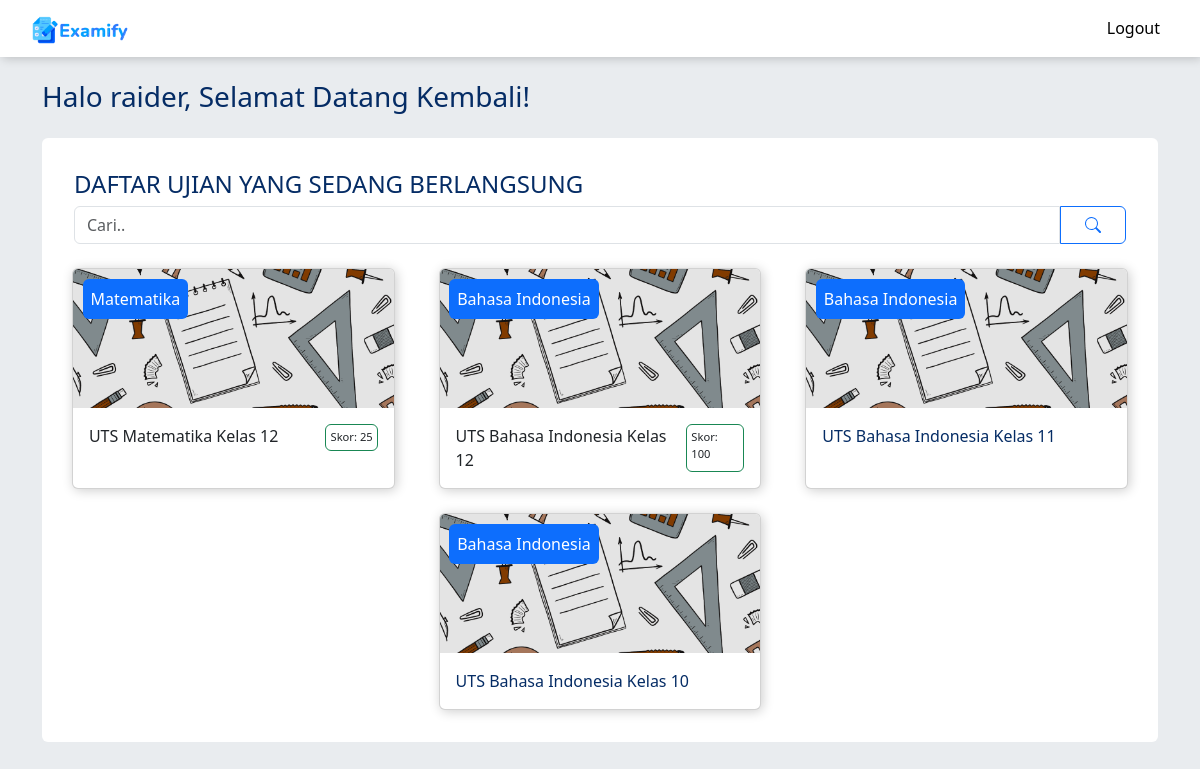
/examify-platform-ujian/siswa/ujian (signed in), run on the app's committed database.
### tables this page shows
CREATE TABLE `siswa` (
  `id` int NOT NULL,
  `nis` char(10) NOT NULL,
  `nama` varchar(60) NOT NULL,
  `jurusan` enum('mipa','ips') NOT NULL,
  `kelas` enum('1','2','3','4','5','6') NOT NULL,
  `kata_sandi` varchar(255) NOT NULL
);

CREATE TABLE `ujian` (
  `id` int NOT NULL,
  `nama` varchar(60) NOT NULL,
  `tanggal_ujian` date NOT NULL,
  `token` varchar(255) NOT NULL,
  `id_mata_pelajaran` int NOT NULL,
  `id_guru` int NOT NULL
);

CREATE TABLE `detail_ujian` (
  `id` int NOT NULL,
  `id_siswa` int NOT NULL,
  `id_ujian` int NOT NULL,
  `skor` int NOT NULL
);

CREATE TABLE `mata_pelajaran` (
  `id` int NOT NULL,
  `nama` varchar(60) NOT NULL,
  `id_admin` int NOT NULL
);

### app/Core/View.php (called while the page is built, shortened)
<?php
class View
{
    public static function set(string $page, array $data=[]): void
    {
        extract($data);
        include 'app/Views/'.$page.'.php';
    }
}
?>

### app/Controllers/Siswa/UjianController.php (called while the page is built, shortened)
<?php
class UjianController
{
    public function setUjian()
    {
        $cursor = new Cursor();
        $sql = <<<SQL
            SELECT detail_ujian.skor, ujian.id, tanggal_ujian, token, ujian.nama as nama_ujian, id_guru, mata_pelajaran.nama as mata_pelajaran
            FROM ujian INNER JOIN mata_pelajaran ON ujian.id_mata_pelajaran = mata_pelajaran.id
            LEFT JOIN detail_ujian ON detail_ujian.id_ujian = ujian.id;
        SQL;
        $siswa = Siswa::find($_SESSION['id_siswa']);
        $ujians = $cursor->executeNoBind($sql,fetch_all:true);
        View::set('siswa/berlangsung',[
            'title' => 'Siswa | Ujian',
            'ujians' => $ujians,
            'siswa' => $siswa,
        ]);
    }
}
?>

### index.php (called while the page is built, shortened)
<?php
Router::run();
?>

### app/Models/Siswa.php (called while the page is built, shortened)
<?php
class Siswa extends Model implements IModel
{
    private static string $table = 'siswa';
    public static function find(int $id): object|false
    {
        $db = new Cursor();
        $result = $db->readOne(self::$table, ['id','=',$id]);
        if($result) {
            $siswa = new Siswa();
            $siswa->id = $result['id'];
            $siswa->nis = $result['nis'];
            $siswa->nama = $result['nama'];
            $siswa->jurusan = $result['jurusan'];
            $siswa->kelas = $result['kelas'];
            $siswa->kata_sandi = $result['kata_sandi'];
            return $siswa;
        }
        return false;
    }
}
?>

### app/Core/Database.php (called while the page is built, shortened)
<?php
class Database
{
    protected \PDO|null $connection = null;
    public function connect(): void
    {
        try {
            $connection = new \PDO($_ENV['DB_DRIVER'].':'.'host='.$_ENV['DB_HOST'].';dbname='.$_ENV['DB_NAME'],$_ENV['DB_USER'],$_ENV['DB_PASSWORD']);
            $this->connection = $connection;
        } catch (\PDOException $e) {
            throw $e;
        }
    }
    public function close(): void
    {
        $this->connection = null;
    }
    public function executeQuery(string $sql, array $data = [], bool $fetch_all = false): array|bool
    {
        $this->connection->setAttribute(\PDO::ATTR_ERRMODE, \PDO::ERRMODE_EXCEPTION);
        $statement = $this->connection->prepare($sql);
        $statement->execute($data);
        if($fetch_all) {
            $result = $statement->fetchAll(\PDO::FETCH_ASSOC);
        } else {
            $result = $statement->fetch(\PDO::FETCH_ASSOC);
        }
        return $result;
    }
    public function executeNoBind(string $sql, bool $fetch_all = false): array|bool
    {
        $this->connection->setAttribute(\PDO::ATTR_ERRMODE, \PDO::ERRMODE_EXCEPTION);
        $statement = $this->connection->query($sql);
        if($fetch_all) {
            $result = $statement->fetchAll(\PDO::FETCH_ASSOC);
        } else {
            $result = $statement->fetch(\PDO::FETCH_ASSOC);
        }
        return $result;
    }
}
?>

### app/Core/Cursor.php (called while the page is built, shortened)
<?php
class Cursor extends Database
{
    public function readOne(string $table, array $condition = [], string $columns = '*'): array|false
    {
        try {
            $sql = "SELECT ". $columns ." FROM $table WHERE ". $condition[0] . " " . $condition[1] . " :" . $condition[0] ." ;";
            $data = [$condition[0] => $condition[2]];
            $result = parent::executeQuery($sql,$data);
            return $result?? null;
        } catch (\PDOException $e) {
            throw $e;
        }
    }
}
?>

### app/Views/siswa/berlangsung.php (the view, shortened to what this page needs)
<nav class="navbar navbar-expand-lg fixed-top bg-body-tertiary" style="background-color: white !important;">
  <div class="container-fluid">
    <a class="navbar-brand" href="#">
      <img id="logo-label" src="../public/images/logo-label.png" alt="">
    </a>
    <div class="collapse navbar-collapse" id="navbarNavAltMarkup">
      <form action="/examify-platform-ujian/logout" method="post" class="navbar-nav">
        <button type="submit" class="rounded-pill p-2 border border-0" style="background-color: white !important;">
          Logout
        </button>
      </form>
    </div>
  </div>
</nav>
<main class="position-relative">
  <div class="container d-flex justify-content-center flex-column align-items-start" style="width:100%">
    <h3>Halo <?= $siswa->nama;?>, Selamat Datang Kembali!</h3>
    <div class="table-container mt-3 rounded">
      <h4>DAFTAR UJIAN YANG SEDANG BERLANGSUNG</h4>
      <form id="formCari" method="GET" class="input-group mb-4">
        <input type="text" id="searching" class="form-control" placeholder="Cari.." aria-label="Cari.." aria-describedby="button-addon2">
        <button class="btn btn-outline-primary d-flex align-items-center py-2 px-4 m-0" type="button" onclick="cariUjian()" id="button-addon2">
          <svg xmlns="http://www.w3.org/2000/svg" width="16" height="16" fill="currentColor" class="bi bi-search" viewBox="0 0 16 16">
            <path d="M11.742 10.344a6.5 6.5 0 1 0-1.397 1.398h-.001q.044.06.098.115l3.85 3.85a1 1 0 0 0 1.415-1.414l-3.85-3.85a1 1 0 0 0-.115-.1zM12 6.5a5.5 5.5 0 1 1-11 0 5.5 5.5 0 0 1 11 0"/>
          </svg>
        </button>
      </form>
      <div class="row justify-content-around gap-4">
        <?php if(count($ujians)): ?>
          <?php foreach($ujians as $i => $ujian): ?>
            <div class="card col-4 px-0 position-relative small-shadow" style="width:30%;">
              <img src="../public/images/ujian-1.png" style="width:100%;" class="card-img-top" alt="ujian-<?=$i+1?>">
              <pp class="card-body">
                <?php if(isset($ujian['skor'])): ?>
                  <div class="d-flex justify-content-between">
                    <p class="card-text m-0"><?= $ujian['nama_ujian'];?></p>
                    <p class="border-success border m-0 px-1 py-1 rounded" style="font-size: 0.7rem;">Skor: <?= $ujian['skor'];?></p>
                  </div>
                <?php else: ?>
                    <p class="card-text"><a href="/examify-platform-ujian/siswa/ujian/<?=$ujian['id']?>" style="color: #052C65; text-decoration:none;"><?= $ujian['nama_ujian'];?></a></p>
                <?php endif; ?>
              </pp>
              <div class="position-absolute p-2 fs-6 rounded bg-primary" style="color:white; top:0.6rem; left:0.6rem;"><?= $ujian['mata_pelajaran'];?></div>
            </div>
          <?php endforeach; ?>
        <?php else: ?>
          <p class="text-center">Data tidak tersedia.</p>
        <?php endif; ?>
      </div>
    </div>
  </div>
</main>
<?php include __DIR__ . '/../layout/main.php'; ?>

### app/Core/Router.php (shortened to what this page needs)
<?php
class Router
{
    private static array $routes = [];
    public static function add(string $method,
                               string $path,
                               string $controller,
                               string $function,
                               array  $middlewares = []): void
    {
        self::$routes[] = [
            'method' => $method,
            'path' => $path,
            'controller' => $controller,
            'function' => $function,
            'middlewares' => $middlewares
        ];
    }
    public static function run(): void
    {
        $path = '/examify-platform-ujian/';
        if (isset($_SERVER['REQUEST_URI'])) $path = $_SERVER['REQUEST_URI'];
        $method = $_SERVER['REQUEST_METHOD'];
        foreach (self::$routes as $route) {
            $pattern = '#^' . $route['path'] . '$#';
            if (preg_match($pattern, $path, $variables) && $method == $route['method']) {
                $controller = new $route['controller'];
                $function = $route['function'];
                array_shift($variables);
                call_user_func_array([$controller, $function], $variables);
                return;
            }
        }
    }
}
?>

### public/css/berlangsung.css (style rules this page uses)
#logo-label { width: 6rem; }
body { background-color: #E9ECEF; }
main .container { border-radius: 4rem; margin-top: 5rem; color: #052C65; }
main .container h3 { text-align: center; }
main .table-container { padding: 2rem; width: 100%; background-color: white; }
nav > .container-fluid { padding: 0 2rem 0 2rem; box-sizing: border-box; }
nav #navbarNavAltMarkup { justify-content: end; }
nav .navbar-nav { cursor: pointer; }
nav { box-shadow: 0.1rem 0.1rem 0.6rem rgba(0, 0, 0, 0.2); }
.small-shadow { box-shadow: 0.1rem 0.1rem 0.7rem rgba(0, 0, 0, 0.2); }

### data on the page
siswa: nama "raider"
ujian: nama "UTS Matematika Kelas 12", detail_ujian.skor "25", id_mata_pelajaran.nama "Matematika"
ujian: nama "UTS Bahasa Indonesia Kelas 12", detail_ujian.skor "100", id_mata_pelajaran.nama "Bahasa Indonesia"
ujian: nama "UTS Bahasa Indonesia Kelas 11", id_mata_pelajaran.nama "Bahasa Indonesia"
ujian: nama "UTS Bahasa Indonesia Kelas 10", id_mata_pelajaran.nama "Bahasa Indonesia"
